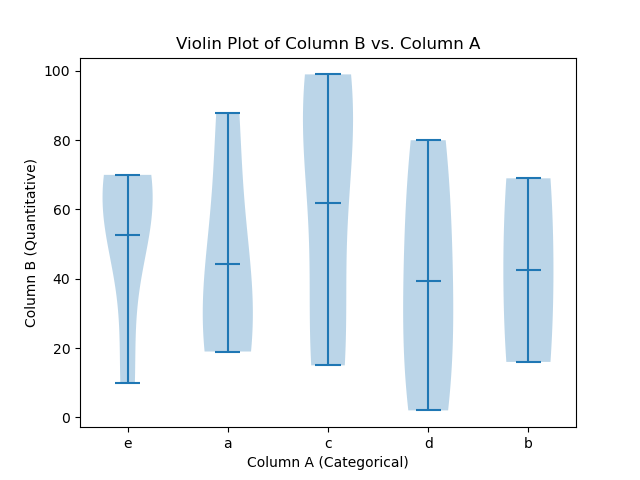

Write the Python code that produced this figure.
import pandas as pd
import matplotlib.pyplot as plt

# Load data from CSV file
data = pd.read_csv("myfileDotPlot.csv")

# Get unique values from column A and their positions
unique_values = data["A"].unique()
positions = range(1, len(unique_values) + 1)

# Create a list to store data for each group
data_list = []
for value in unique_values:
    data_list.append(data[data["A"] == value]["B"])

# Create violin plot using the prepared data
plt.violinplot(data_list, positions=positions, showmeans=True)

# Add labels and title
plt.xlabel("Column A (Categorical)")
plt.ylabel("Column B (Quantitative)")
plt.xticks(positions, unique_values)  # Set x-axis ticks to the unique values
plt.title("Violin Plot of Column B vs. Column A")

# Show the plot
plt.show()
